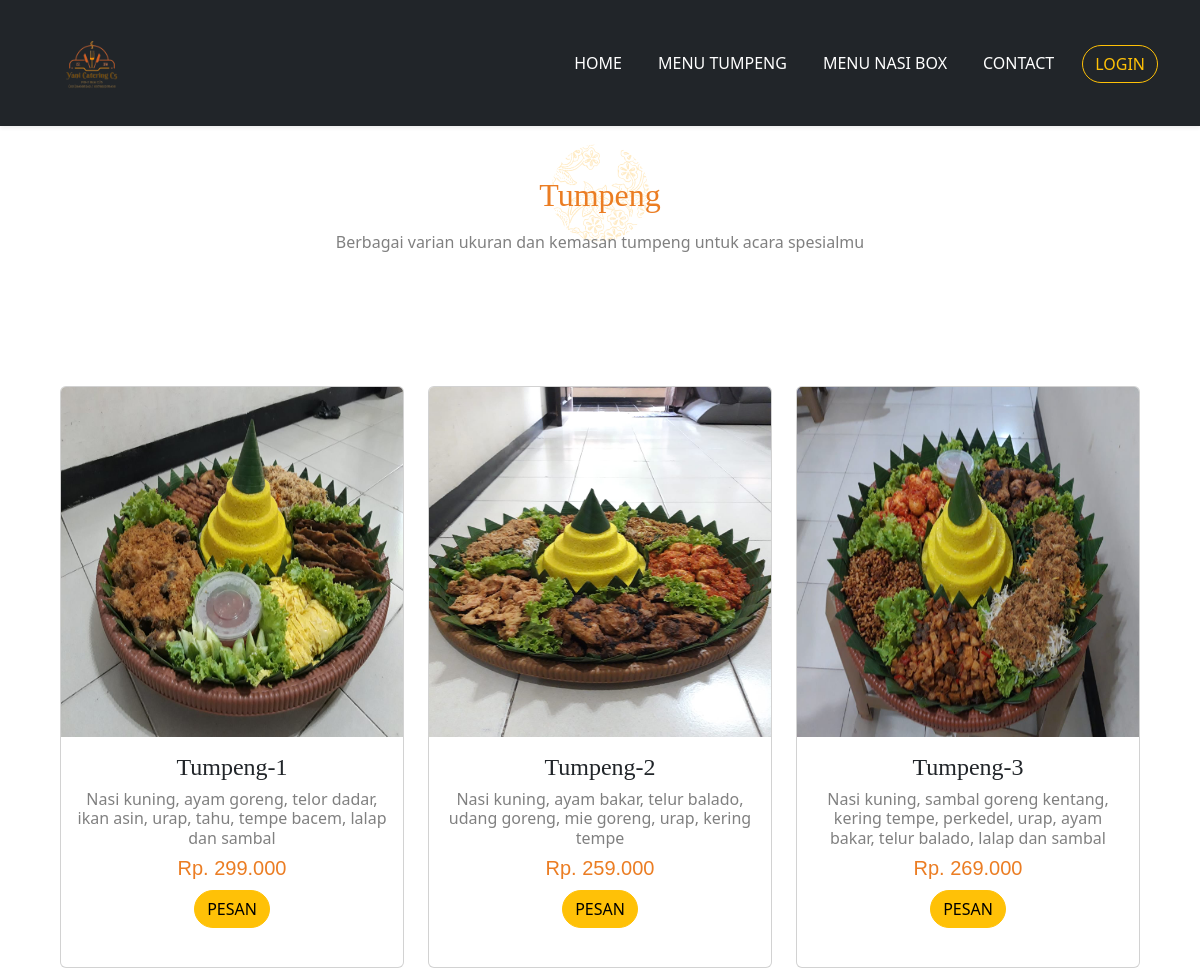
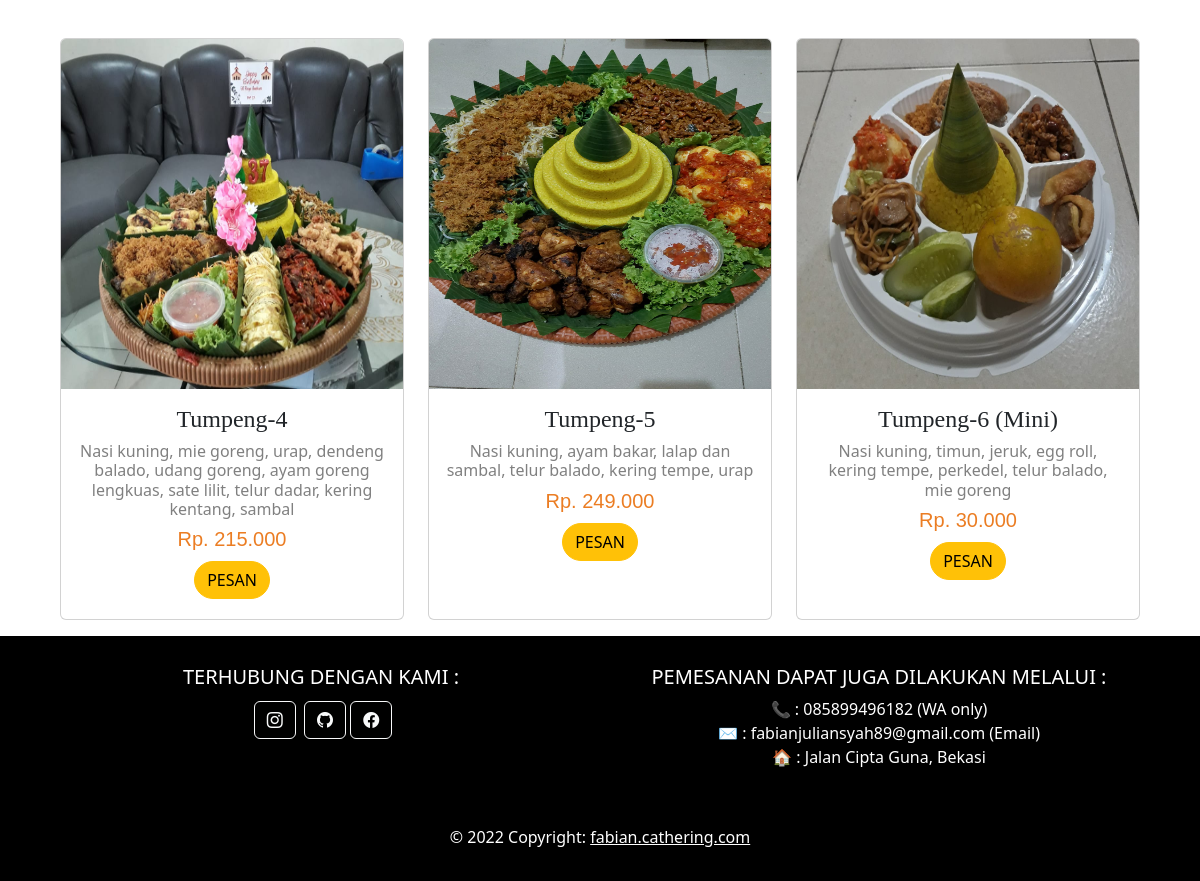
Page /halaman_tumpeng.php on the committed database (2 pictures, top to bottom).
### tables this page shows
CREATE TABLE `tumpeng_product` (
  `id` int(11) NOT NULL,
  `name` varchar(255) NOT NULL,
  `image` varchar(255) NOT NULL,
  `price` varchar(255) DEFAULT NULL,
  `description` varchar(255) DEFAULT NULL
);

### halaman_tumpeng.php (the view, shortened to what this page needs)
<?php
require 'validation.php';
?>
<!DOCTYPE html>
<html lang="en">
  <head>
    <link
      href="https://cdn.jsdelivr.net/npm/bootstrap@5.2.0/dist/css/bootstrap.min.css"
      rel="stylesheet"
    />
    <link rel="stylesheet" href="menu_tumpeng.css" />
    <link rel="stylesheet" href="https://cdn.jsdelivr.net/npm/bootstrap-icons@1.9.1/font/bootstrap-icons.css">
  </head>
  <body>
    <nav
      class="navbar navbar-expand-lg navbar-dark shadow-sm fixed-top bg-dark"
    >
      <div class="container">
        <a class="navbar-brand" href="#"
          ><img
            src="img/Restaurant_Premium_Food_Logo_Template-removebg-preview.png"
            alt="Logo"
        /></a>
        <div class="collapse navbar-collapse" id="navbarNav">
          <ul class="navbar-nav ms-auto">
            <li class="nav-item">
              <a class="nav-link active" aria-current="page" href="index.html">Home</a>
            </li>
            <li class="nav-item">
              <a class="nav-link active" href="#home">Menu Tumpeng</a>
            </li>
            <li class="nav-item">
              <a class="nav-link active" href="halaman_nasiBox.php">Menu Nasi Box</a>
            </li>
            <li class="nav-item">
              <a class="nav-link active" href="#footer">Contact</a>
            </li>
            <li class="nav-item">
              <a class="" href="login_form.php"
                ><button class="tombol btn btn-outline-warning" type="submit" name="login">
                  Login
                </button></a
              >
          </ul>
        </div>
      </div>
    </nav>
    <section class="jumbotron" id="home">
        <div class="container-fluid text-center pt-10">
    <div class="bg-image p-5 text-center shadow-1-strong rounded mb-5 text-black">
  <h1 class="mb-3 h2">Tumpeng</h1>
  <p>
  Berbagai varian ukuran dan kemasan tumpeng untuk acara spesialmu
  </p>
  </div>
</div>
    </section>
<section class="display-tumpeng">
    <div class="container-fluid">
      <div class="row row-cols-1 row-cols-md-3 g-4">
            <?php
$result = mysqli_query($conn, "SELECT * FROM tumpeng_product");
while ($row = mysqli_fetch_assoc($result)) {?>
<form action='halaman_tumpeng.php?id=<?=$row['id']?>' method="post">
            <div class="card mb-3">
              <img
                src="img/<?=$row['image']?>"
                class="card-img-top"
                alt="menu_2"
                style="height: 350px; width:100%;"
              />
              <div class="card-body">
                <h4 class="card-title"><?=$row['name']?></h4>
                <h6 class="card-text">
                  <?=$row['description']?>
                </h6>
                <h5 class="card-text">Rp. <?=number_format($row['price'], 3)?></h5>
                <a href=""><button type="submit" name="kirim_awal" class="btn btn-warning tombol">Pesan</button></a>
              </div>
            </div>
</form>
<?php
}
?>
      </div>
    </div>
</section>
    <section id="footer" class="footer">
      <footer class="bg-black text-white text-center pb-3">
        <div class="container p-4">
          <div class="row">
            <div class="col-lg-6 col-md-12 mb-4 mb-md-0 ">
              <h5 class="text-uppercase">Terhubung Dengan Kami :</h5>
              <a class="btn btn-floating m-1 btn-outline-light" href="https://www.instagram.com/fabianjc.jpeg/" role="button"
              ><i class="bi bi-instagram"></i
            ></a>
            <a class="btn btn-outline-light" href="https://github.com/fabs90" role="button"
              ><i class="bi bi-github"></i></a>
            <a class="btn btn-outline-light" href="https://m.facebook.com/fabian.juliansyah" role="button"
              ><i class="bi bi-facebook"></i></a>
            </div>
            <div class="col-lg-6 col-md-12 mb-4 mb-md-0">
              <h5 class="text-uppercase">Pemesanan Dapat Juga Dilakukan Melalui :</h5>
              <p>
                📞 : 085899496182 (WA only)
                <br>
                ✉ : fabianjuliansyah89@gmail.com (Email)
                <br>
                🏠 : Jalan Cipta Guna, Bekasi
              </p>
            </div>
          </div>
        </div>
        <div class="text-center p-3" style="background-color: rgba(0, 0, 0, 0.2);">
          © 2022 Copyright:
          <a class="text-white" href="index.html">fabian.cathering.com</a>
        </div>
      </footer>
  </section>
  </body>
</html>

### menu_tumpeng.css (style rules this page uses)
.navbar-brand img { width: 100px; height: 100px; }
.nav-item { margin-top: 3px; margin-bottom: 5px; }
.jumbotron { padding-top: 8rem; padding-bottom: 20px; background-image: url(img/bg-heading.png); background-position: center; background-repeat: no-repeat; }
.jumbotron h1 { font-family: "Times New Roman", Times, serif; color: #eb7d23; }
.jumbotron p { color: gray; }
.display-tumpeng { text-align: center; margin-left: 3rem; margin-right: 3rem; }
.card-body { width: 100%; height: 240px; }
.display-tumpeng h4 { font-family: "Times New Roman", Times, serif; }
.display-tumpeng h5 { font-family: sans-serif; color: #eb7d23; }
.display-tumpeng h6 { color: gray; font-weight: 400; text-align: center; }
.footer h5 { margin-top: 3px; }
.tombol { text-transform: uppercase; border-radius: 40px; margin-top: 2px; }
@media (min-width: 992px) { .nav-link { text-transform: uppercase; margin-right: 20px; } }
@media (min-width: 992px) { .nav-item { margin: 0; } }
@media (min-width: 992px) { .card-body { width: 100%; height: 230px; } }
@media (min-width: 992px) { .footer h5 { margin-top: 5px; } }

### rows in the picture
tumpeng_product: image (picture), name "Tumpeng-1", description "Nasi kuning, ayam goreng, telor dadar, ikan asin, urap, tahu, tempe bacem, lalap dan sambal", price "299.000"
tumpeng_product: image (picture), name "Tumpeng-2", description "Nasi kuning, ayam bakar, telur balado, udang goreng, mie goreng, urap, kering tempe", price "259.000"
tumpeng_product: image (picture), name "Tumpeng-3", description "Nasi kuning, sambal goreng kentang, kering tempe, perkedel, urap, ayam bakar, telur balado, lalap dan sambal", price "269.000"
tumpeng_product: image (picture), name "Tumpeng-4", description "Nasi kuning, mie goreng, urap, dendeng balado, udang goreng, ayam goreng lengkuas, sate lilit, telur dadar, kering kentang, sambal", price "215.000"
tumpeng_product: image (picture), name "Tumpeng-5", description "Nasi kuning, ayam bakar, lalap dan sambal, telur balado, kering tempe, urap", price "249.000"
tumpeng_product: image (picture), name "Tumpeng-6 (Mini)", description "Nasi kuning, timun, jeruk, egg roll, kering tempe, perkedel, telur balado, mie goreng", price "30.000"
